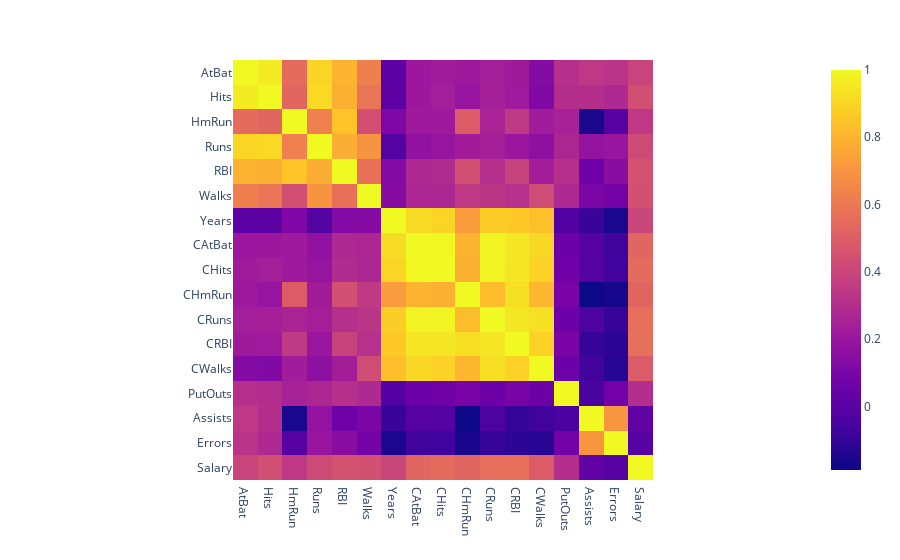

Write notebook code for a chart like this one.
### Markdown cell above
And show a correlation heatmap with row/column labels.

### Code cell
px.imshow(corr)

#<xml xmlns="https://developers.google.com/blockly/xml"><variables><variable id="+yh,Zg{hON]zy6D~.rH#">px</variable><variable id=":6px:i2yT#@tPaj$vnGs">corr</variable></variables><block type="varDoMethod" id="7PkTI5@+A6#C}J7CTmyF" x="0" y="0"><mutation items="1"></mutation><field name="VAR" id="+yh,Zg{hON]zy6D~.rH#">px</field><field name="MEMBER">imshow</field><data>px:imshow</data><value name="ADD0"><block type="variables_get" id="l$0?=r(2BKZ@(M^|1.Ut"><field name="VAR" id=":6px:i2yT#@tPaj$vnGs">corr</field></block></value></block></xml>

### Figure 1 — Plotly figure (JSON) as saved in the notebook; plotly's stock layout.template omitted (floating-point values rounded to 4 significant figures; data arrays with more than 128 entries replaced by an {"elided": "..."} marker saying what was removed)
{"data": [{"coloraxis": "coloraxis", "hovertemplate": "x: %{x}<br>y: %{y}<br>color: %{z}<extra></extra>", "name": "0", "type": "heatmap", "x": ["AtBat", "Hits", "HmRun", "Runs", "RBI", "Walks", "Years", "CAtBat", "CHits", "CHmRun", "CRuns", "CRBI", "CWalks", "PutOuts", "Assists", "Errors", "Salary"], "xaxis": "x", "y": ["AtBat", "Hits", "HmRun", "Runs", "RBI", "Walks", "Years", "CAtBat", "CHits", "CHmRun", "CRuns", "CRBI", "CWalks", "PutOuts", "Assists", "Errors", "Salary"], "yaxis": "y", "z": {"elided": "17x17 float values"}}], "layout": {"coloraxis": {"colorscale": [[0, "#0d0887"], [0.1111, "#46039f"], [0.2222, "#7201a8"], [0.3333, "#9c179e"], [0.4444, "#bd3786"], [0.5556, "#d8576b"], [0.6667, "#ed7953"], [0.7778, "#fb9f3a"], [0.8889, "#fdca26"], [1, "#f0f921"]]}, "margin": {"t": 60}, "xaxis": {"anchor": "y", "constrain": "domain", "domain": [0, 1], "scaleanchor": "y"}, "yaxis": {"anchor": "x", "autorange": "reversed", "constrain": "domain", "domain": [0, 1]}}}
